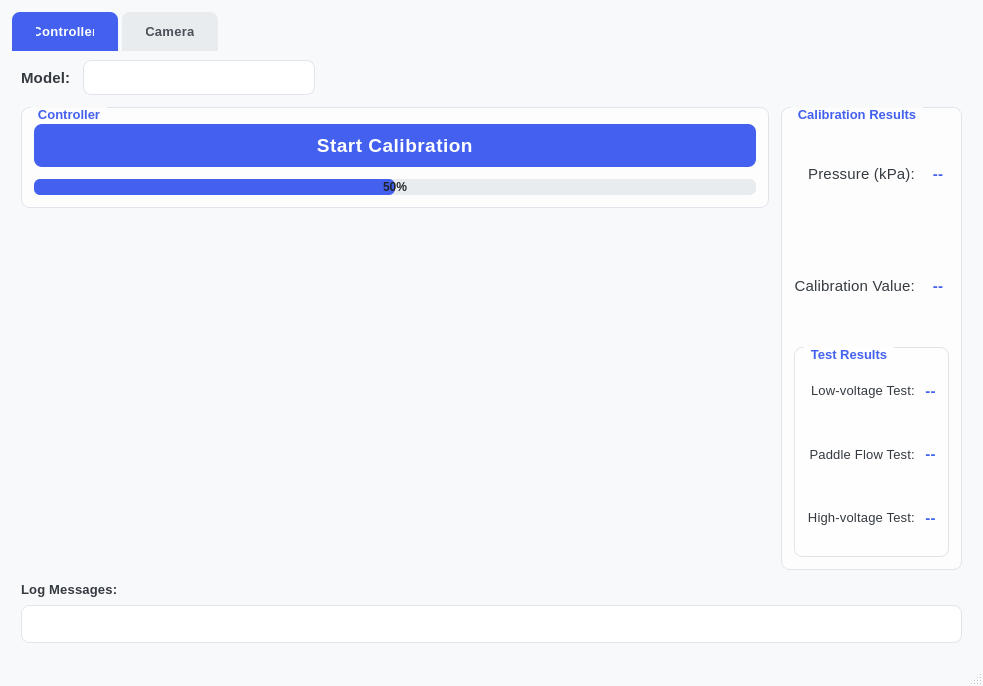
<?xml version="1.0" encoding="UTF-8"?>
<ui version="4.0">
 <class>MainWindow</class>
 <widget class="QMainWindow" name="MainWindow">
  <property name="geometry">
   <rect>
    <x>0</x>
    <y>0</y>
    <width>983</width>
    <height>686</height>
   </rect>
  </property>
  <property name="sizePolicy">
   <sizepolicy hsizetype="Fixed" vsizetype="Fixed">
    <horstretch>0</horstretch>
    <verstretch>0</verstretch>
   </sizepolicy>
  </property>
  <property name="cursor">
   <cursorShape>ArrowCursor</cursorShape>
  </property>
  <property name="mouseTracking">
   <bool>false</bool>
  </property>
  <property name="windowTitle">
   <string>Automated Calibration System</string>
  </property>
  <property name="windowOpacity">
   <double>1.000000000000000</double>
  </property>
  <property name="autoFillBackground">
   <bool>false</bool>
  </property>
  <property name="styleSheet">
   <string notr="true">QMainWindow {
  background-color: #f8f9fa;
  color: #212529;
}

QTabWidget::pane {
  border: none;
  background-color: #f8f9fa;
  border-radius: 10px;
}

QTabBar::tab {
  background-color: #e9ecef;
  color: #495057;
  padding: 12px 24px;
  margin-right: 4px;
  border-top-left-radius: 8px;
  border-top-right-radius: 8px;
  border: none;
  font-family: 'Segoe UI';
  font-weight: 500;
  letter-spacing: 0.3px;
}

QTabBar::tab:selected {
  background-color: #4361ee;
  color: white;
}

QTabBar::tab:hover:!selected {
  background-color: #dee2e6;
}

QPushButton {
  background-color: #4361ee;
  color: white;
  border: none;
  padding: 10px 18px;
  border-radius: 8px;
  font-weight: bold;
  font-family: 'Segoe UI';
  letter-spacing: 0.5px;
}

QPushButton:hover {
  background-color: #3a56d4;
}

QPushButton:pressed {
  background-color: #2c4ad1;
}

QTextBrowser, QLineEdit {
  background-color: white;
  border: 1px solid #e1e5eb;
  border-radius: 8px;
  padding: 10px;
  font-family: 'Segoe UI';
  color: #343a40;
}

QLabel {
  color: #343a40;
  font-family: 'Segoe UI';
  letter-spacing: 0.2px;
}

QGroupBox {
  border: 1px solid #e1e5eb;
  border-radius: 8px;
  margin-top: 1em;
  padding-top: 1.2em;
  font-family: 'Segoe UI';
  font-weight: bold;
  background-color: rgba(255, 255, 255, 0.7);
}

QGroupBox::title {
  subcontrol-origin: margin;
  left: 10px;
  padding: 0 5px;
  color: #4361ee;
}

QComboBox {
  border: 1px solid #e1e5eb;
  border-radius: 8px;
  padding: 8px 14px;
  background-color: white;
  font-family: 'Segoe UI';
  min-width: 6em;
}

QComboBox::drop-down {
  border: none;
  width: 20px;
}

QComboBox::down-arrow {
  image: url(icons/dropdown.png);
  width: 12px;
  height: 12px;
}

QProgressBar {
  border: none;
  border-radius: 6px;
  background-color: #e9ecef;
  text-align: center;
  height: 12px;
  font-family: 'Segoe UI';
  font-size: 9pt;
  color: #212529;
}

QProgressBar::chunk {
  background-color: #4361ee;
  border-radius: 6px;
}

/* Special styling for result values */
#kpaNumber, #calNumber, #lowVoltageTestResult, #paddleFlowTestResult, #highVoltageTestResult {
  color: #4361ee;
  font-weight: bold;
  font-size: 11pt;
}

/* Camera tab specific styling */
#webcamFrame {
  background-color: #e9ecef;
  border-radius: 10px;
  border: 1px solid #dee2e6;
}

/* Special button colors */
#Snap {
  background-color: #2ec27e;
}

#Snap:hover {
  background-color: #26a269;
}

#closeButton {
  background-color: #e64553;
}

#closeButton:hover {
  background-color: #ed333b;
}

#startButton {
  background-color: #4361ee;
  font-size: 14pt;
}
</string>
  </property>
  <property name="iconSize">
   <size>
    <width>40</width>
    <height>40</height>
   </size>
  </property>
  <property name="tabShape">
   <enum>QTabWidget::Rounded</enum>
  </property>
  <widget class="QWidget" name="centralwidget">
   <property name="cursor">
    <cursorShape>ArrowCursor</cursorShape>
   </property>
   <property name="styleSheet">
    <string notr="true"/>
   </property>
   <layout class="QVBoxLayout" name="mainLayout">
    <property name="leftMargin">
     <number>12</number>
    </property>
    <property name="topMargin">
     <number>12</number>
    </property>
    <property name="rightMargin">
     <number>12</number>
    </property>
    <property name="bottomMargin">
     <number>12</number>
    </property>
    <item>
     <widget class="QTabWidget" name="tabWidget">
      <property name="enabled">
       <bool>true</bool>
      </property>
      <property name="sizePolicy">
       <sizepolicy hsizetype="Expanding" vsizetype="Expanding">
        <horstretch>0</horstretch>
        <verstretch>0</verstretch>
       </sizepolicy>
      </property>
      <property name="font">
       <font>
        <family>Segoe UI</family>
        <pointsize>10</pointsize>
       </font>
      </property>
      <property name="cursor">
       <cursorShape>ArrowCursor</cursorShape>
      </property>
      <property name="autoFillBackground">
       <bool>false</bool>
      </property>
      <property name="tabShape">
       <enum>QTabWidget::Rounded</enum>
      </property>
      <property name="currentIndex">
       <number>0</number>
      </property>
      <widget class="QWidget" name="tab_3">
       <attribute name="title">
        <string>Controller</string>
       </attribute>
       <layout class="QGridLayout" name="controllerLayout">
        <property name="spacing">
         <number>12</number>
        </property>
        <item row="0" column="0" colspan="2">
         <layout class="QHBoxLayout" name="modelSelectionLayout">
          <property name="spacing">
           <number>12</number>
          </property>
          <item>
           <widget class="QLabel" name="Model">
            <property name="font">
             <font>
              <family>Segoe UI</family>
              <pointsize>11</pointsize>
              <weight>75</weight>
              <bold>true</bold>
             </font>
            </property>
            <property name="text">
             <string>Model:</string>
            </property>
           </widget>
          </item>
          <item>
           <widget class="QComboBox" name="modelList">
            <property name="font">
             <font>
              <family>Segoe UI</family>
              <pointsize>10</pointsize>
             </font>
            </property>
            <property name="currentText">
             <string/>
            </property>
            <property name="currentIndex">
             <number>-1</number>
            </property>
            <property name="minimumContentsLength">
             <number>20</number>
            </property>
           </widget>
          </item>
          <item>
           <spacer name="horizontalSpacer">
            <property name="orientation">
             <enum>Qt::Horizontal</enum>
            </property>
            <property name="sizeHint" stdset="0">
             <size>
              <width>40</width>
              <height>20</height>
             </size>
            </property>
           </spacer>
          </item>
         </layout>
        </item>
        <item row="1" column="0">
         <layout class="QVBoxLayout" name="controlLayout">
          <property name="spacing">
           <number>12</number>
          </property>
          <item>
           <widget class="QGroupBox" name="controllerGroup">
            <property name="font">
             <font>
              <family>Segoe UI</family>
              <pointsize>10</pointsize>
              <weight>75</weight>
              <bold>true</bold>
             </font>
            </property>
            <property name="title">
             <string>Controller</string>
            </property>
            <layout class="QVBoxLayout" name="verticalLayout">
             <property name="spacing">
              <number>12</number>
             </property>
             <property name="leftMargin">
              <number>12</number>
             </property>
             <property name="topMargin">
              <number>16</number>
             </property>
             <property name="rightMargin">
              <number>12</number>
             </property>
             <property name="bottomMargin">
              <number>12</number>
             </property>
             <item>
              <widget class="QPushButton" name="startButton">
               <property name="font">
                <font>
                 <family>Segoe UI</family>
                 <pointsize>14</pointsize>
                 <weight>75</weight>
                 <bold>true</bold>
                </font>
               </property>
               <property name="cursor">
                <cursorShape>PointingHandCursor</cursorShape>
               </property>
               <property name="layoutDirection">
                <enum>Qt::LeftToRight</enum>
               </property>
               <property name="autoFillBackground">
                <bool>false</bool>
               </property>
               <property name="text">
                <string>Start Calibration</string>
               </property>
               <property name="icon">
                <iconset>
                 <normaloff>icons/play.png</normaloff>icons/play.png</iconset>
               </property>
               <property name="iconSize">
                <size>
                 <width>20</width>
                 <height>20</height>
                </size>
               </property>
               <property name="default">
                <bool>true</bool>
               </property>
               <property name="flat">
                <bool>false</bool>
               </property>
              </widget>
             </item>
             <item>
              <widget class="QProgressBar" name="progressBar">
               <property name="font">
                <font>
                 <family>Segoe UI</family>
                 <pointsize>9</pointsize>
                </font>
               </property>
               <property name="cursor">
                <cursorShape>ArrowCursor</cursorShape>
               </property>
               <property name="autoFillBackground">
                <bool>false</bool>
               </property>
               <property name="value">
                <number>50</number>
               </property>
               <property name="textVisible">
                <bool>true</bool>
               </property>
               <property name="orientation">
                <enum>Qt::Horizontal</enum>
               </property>
               <property name="invertedAppearance">
                <bool>false</bool>
               </property>
               <property name="textDirection">
                <enum>QProgressBar::TopToBottom</enum>
               </property>
              </widget>
             </item>
            </layout>
           </widget>
          </item>
          <item>
           <spacer name="verticalSpacer">
            <property name="orientation">
             <enum>Qt::Vertical</enum>
            </property>
            <property name="sizeHint" stdset="0">
             <size>
              <width>20</width>
              <height>40</height>
             </size>
            </property>
           </spacer>
          </item>
         </layout>
        </item>
        <item row="1" column="1">
         <layout class="QVBoxLayout" name="resultsLayout">
          <property name="spacing">
           <number>12</number>
          </property>
          <item>
           <widget class="QGroupBox" name="resultsGroup">
            <property name="font">
             <font>
              <family>Segoe UI</family>
              <pointsize>10</pointsize>
              <weight>75</weight>
              <bold>true</bold>
             </font>
            </property>
            <property name="title">
             <string>Calibration Results</string>
            </property>
            <layout class="QVBoxLayout" name="verticalLayout_2">
             <property name="spacing">
              <number>12</number>
             </property>
             <property name="leftMargin">
              <number>12</number>
             </property>
             <property name="topMargin">
              <number>16</number>
             </property>
             <property name="rightMargin">
              <number>12</number>
             </property>
             <property name="bottomMargin">
              <number>12</number>
             </property>
             <item>
              <layout class="QGridLayout" name="metricsLayout">
               <property name="spacing">
                <number>12</number>
               </property>
               <item row="0" column="1">
                <widget class="QLabel" name="kpaNumber">
                 <property name="font">
                  <font>
                   <family>Segoe UI</family>
                   <pointsize>11</pointsize>
                   <weight>75</weight>
                   <bold>true</bold>
                  </font>
                 </property>
                 <property name="text">
                  <string>--</string>
                 </property>
                 <property name="alignment">
                  <set>Qt::AlignCenter</set>
                 </property>
                </widget>
               </item>
               <item row="0" column="0">
                <widget class="QLabel" name="kpaLabel">
                 <property name="font">
                  <font>
                   <family>Segoe UI</family>
                   <pointsize>11</pointsize>
                   <weight>50</weight>
                   <bold>false</bold>
                  </font>
                 </property>
                 <property name="frameShape">
                  <enum>QFrame::NoFrame</enum>
                 </property>
                 <property name="frameShadow">
                  <enum>QFrame::Plain</enum>
                 </property>
                 <property name="lineWidth">
                  <number>2</number>
                 </property>
                 <property name="text">
                  <string>Pressure (kPa):</string>
                 </property>
                 <property name="scaledContents">
                  <bool>false</bool>
                 </property>
                 <property name="alignment">
                  <set>Qt::AlignRight|Qt::AlignTrailing|Qt::AlignVCenter</set>
                 </property>
                </widget>
               </item>
               <item row="1" column="0">
                <widget class="QLabel" name="calLabel">
                 <property name="font">
                  <font>
                   <family>Segoe UI</family>
                   <pointsize>11</pointsize>
                   <weight>50</weight>
                   <bold>false</bold>
                  </font>
                 </property>
                 <property name="frameShape">
                  <enum>QFrame::NoFrame</enum>
                 </property>
                 <property name="frameShadow">
                  <enum>QFrame::Plain</enum>
                 </property>
                 <property name="lineWidth">
                  <number>2</number>
                 </property>
                 <property name="text">
                  <string>Calibration Value:</string>
                 </property>
                 <property name="alignment">
                  <set>Qt::AlignRight|Qt::AlignTrailing|Qt::AlignVCenter</set>
                 </property>
                </widget>
               </item>
               <item row="1" column="1">
                <widget class="QLabel" name="calNumber">
                 <property name="font">
                  <font>
                   <family>Segoe UI</family>
                   <pointsize>11</pointsize>
                   <weight>75</weight>
                   <bold>true</bold>
                  </font>
                 </property>
                 <property name="text">
                  <string>--</string>
                 </property>
                 <property name="alignment">
                  <set>Qt::AlignCenter</set>
                 </property>
                </widget>
               </item>
              </layout>
             </item>
             <item>
              <widget class="QGroupBox" name="testResultsBox">
               <property name="font">
                <font>
                 <family>Segoe UI</family>
                 <pointsize>10</pointsize>
                 <weight>75</weight>
                 <bold>true</bold>
                </font>
               </property>
               <property name="title">
                <string>Test Results</string>
               </property>
               <layout class="QVBoxLayout" name="verticalLayout_3">
                <property name="spacing">
                 <number>10</number>
                </property>
                <property name="leftMargin">
                 <number>12</number>
                </property>
                <property name="topMargin">
                 <number>16</number>
                </property>
                <property name="rightMargin">
                 <number>12</number>
                </property>
                <property name="bottomMargin">
                 <number>12</number>
                </property>
                <item>
                 <layout class="QGridLayout" name="gridLayout">
                  <property name="spacing">
                   <number>10</number>
                  </property>
                  <item row="0" column="0">
                   <widget class="QLabel" name="lowVoltageTestlabel">
                    <property name="font">
                     <font>
                      <family>Segoe UI</family>
                      <pointsize>10</pointsize>
                      <weight>50</weight>
                      <bold>false</bold>
                     </font>
                    </property>
                    <property name="frameShape">
                     <enum>QFrame::NoFrame</enum>
                    </property>
                    <property name="frameShadow">
                     <enum>QFrame::Plain</enum>
                    </property>
                    <property name="lineWidth">
                     <number>2</number>
                    </property>
                    <property name="text">
                     <string>Low-voltage Test:</string>
                    </property>
                    <property name="scaledContents">
                     <bool>false</bool>
                    </property>
                    <property name="alignment">
                     <set>Qt::AlignRight|Qt::AlignTrailing|Qt::AlignVCenter</set>
                    </property>
                   </widget>
                  </item>
                  <item row="0" column="1">
                   <widget class="QLabel" name="lowVoltageTestResult">
                    <property name="font">
                     <font>
                      <family>Segoe UI</family>
                      <pointsize>11</pointsize>
                      <weight>75</weight>
                      <bold>true</bold>
                     </font>
                    </property>
                    <property name="text">
                     <string>--</string>
                    </property>
                    <property name="alignment">
                     <set>Qt::AlignCenter</set>
                    </property>
                   </widget>
                  </item>
                  <item row="1" column="0">
                   <widget class="QLabel" name="paddleFlowTestlabel">
                    <property name="font">
                     <font>
                      <family>Segoe UI</family>
                      <pointsize>10</pointsize>
                      <weight>50</weight>
                      <bold>false</bold>
                     </font>
                    </property>
                    <property name="frameShape">
                     <enum>QFrame::NoFrame</enum>
                    </property>
                    <property name="frameShadow">
                     <enum>QFrame::Plain</enum>
                    </property>
                    <property name="lineWidth">
                     <number>2</number>
                    </property>
                    <property name="text">
                     <string>Paddle Flow Test:</string>
                    </property>
                    <property name="alignment">
                     <set>Qt::AlignRight|Qt::AlignTrailing|Qt::AlignVCenter</set>
                    </property>
                   </widget>
                  </item>
                  <item row="1" column="1">
                   <widget class="QLabel" name="paddleFlowTestResult">
                    <property name="font">
                     <font>
                      <family>Segoe UI</family>
                      <pointsize>11</pointsize>
                      <weight>75</weight>
                      <bold>true</bold>
                     </font>
                    </property>
                    <property name="text">
                     <string>--</string>
                    </property>
                    <property name="alignment">
                     <set>Qt::AlignCenter</set>
                    </property>
                   </widget>
                  </item>
                  <item row="2" column="0">
                   <widget class="QLabel" name="HighVoltageTestlabel">
                    <property name="font">
                     <font>
                      <family>Segoe UI</family>
                      <pointsize>10</pointsize>
                      <weight>50</weight>
                      <bold>false</bold>
                     </font>
                    </property>
                    <property name="frameShape">
                     <enum>QFrame::NoFrame</enum>
                    </property>
                    <property name="frameShadow">
                     <enum>QFrame::Plain</enum>
                    </property>
                    <property name="lineWidth">
                     <number>2</number>
                    </property>
                    <property name="text">
                     <string>High-voltage Test:</string>
                    </property>
                    <property name="scaledContents">
                     <bool>false</bool>
                    </property>
                    <property name="alignment">
                     <set>Qt::AlignRight|Qt::AlignTrailing|Qt::AlignVCenter</set>
                    </property>
                   </widget>
                  </item>
                  <item row="2" column="1">
                   <widget class="QLabel" name="highVoltageTestResult">
                    <property name="font">
                     <font>
                      <family>Segoe UI</family>
                      <pointsize>11</pointsize>
                      <weight>75</weight>
                      <bold>true</bold>
                     </font>
                    </property>
                    <property name="text">
                     <string>--</string>
                    </property>
                    <property name="alignment">
                     <set>Qt::AlignCenter</set>
                    </property>
                   </widget>
                  </item>
                 </layout>
                </item>
               </layout>
              </widget>
             </item>
            </layout>
           </widget>
          </item>
         </layout>
        </item>
        <item row="2" column="0" colspan="2">
         <layout class="QVBoxLayout" name="logLayout">
          <property name="spacing">
           <number>8</number>
          </property>
          <item>
           <widget class="QLabel" name="logMessageLabel">
            <property name="font">
             <font>
              <family>Segoe UI</family>
              <pointsize>10</pointsize>
              <weight>75</weight>
              <bold>true</bold>
             </font>
            </property>
            <property name="text">
             <string>Log Messages:</string>
            </property>
           </widget>
          </item>
          <item>
           <widget class="QLineEdit" name="logMessageLine">
            <property name="font">
             <font>
              <family>Segoe UI</family>
              <pointsize>9</pointsize>
             </font>
            </property>
            <property name="styleSheet">
             <string notr="true"/>
            </property>
            <property name="echoMode">
             <enum>QLineEdit::Normal</enum>
            </property>
            <property name="readOnly">
             <bool>true</bool>
            </property>
           </widget>
          </item>
         </layout>
        </item>
       </layout>
      </widget>
      <widget class="QWidget" name="tab_4">
       <attribute name="title">
        <string>Camera</string>
       </attribute>
       <layout class="QVBoxLayout" name="verticalLayout_4">
        <property name="spacing">
         <number>12</number>
        </property>
        <property name="leftMargin">
         <number>12</number>
        </property>
        <property name="topMargin">
         <number>12</number>
        </property>
        <property name="rightMargin">
         <number>12</number>
        </property>
        <property name="bottomMargin">
         <number>12</number>
        </property>
        <item>
         <widget class="QScrollArea" name="scrollArea_2">
          <property name="widgetResizable">
           <bool>true</bool>
          </property>
          <widget class="QWidget" name="scrollAreaWidgetContents_2">
           <property name="geometry">
            <rect>
             <x>0</x>
             <y>0</y>
             <width>933</width>
             <height>565</height>
            </rect>
           </property>
           <layout class="QVBoxLayout" name="verticalLayout_5">
            <property name="spacing">
             <number>12</number>
            </property>
            <property name="leftMargin">
             <number>12</number>
            </property>
            <property name="topMargin">
             <number>12</number>
            </property>
            <property name="rightMargin">
             <number>12</number>
            </property>
            <property name="bottomMargin">
             <number>12</number>
            </property>
            <item>
             <widget class="QLabel" name="webcamFrame">
              <property name="minimumSize">
               <size>
                <width>0</width>
                <height>400</height>
               </size>
              </property>
              <property name="text">
               <string>Camera Feed</string>
              </property>
              <property name="alignment">
               <set>Qt::AlignCenter</set>
              </property>
             </widget>
            </item>
            <item>
             <layout class="QHBoxLayout" name="horizontalLayout">
              <property name="spacing">
               <number>12</number>
              </property>
              <item>
               <widget class="QPushButton" name="viewButton">
                <property name="text">
                 <string>View Feed</string>
                </property>
                <property name="icon">
                 <iconset>
                  <normaloff>icons/camera.png</normaloff>icons/camera.png</iconset>
                </property>
                <property name="default">
                 <bool>true</bool>
                </property>
               </widget>
              </item>
              <item>
               <widget class="QPushButton" name="Snap">
                <property name="text">
                 <string>Take Snapshot</string>
                </property>
                <property name="icon">
                 <iconset>
                  <normaloff>icons/snapshot.png</normaloff>icons/snapshot.png</iconset>
                </property>
               </widget>
              </item>
              <item>
               <widget class="QPushButton" name="closeButton">
                <property name="text">
                 <string>Close Feed</string>
                </property>
                <property name="icon">
                 <iconset>
                  <normaloff>icons/close.png</normaloff>icons/close.png</iconset>
                </property>
                <property name="default">
                 <bool>false</bool>
                </property>
               </widget>
              </item>
             </layout>
            </item>
           </layout>
          </widget>
         </widget>
        </item>
       </layout>
      </widget>
     </widget>
    </item>
   </layout>
  </widget>
  <widget class="QStatusBar" name="statusbar"/>
 </widget>
 <resources/>
 <connections/>
</ui>
